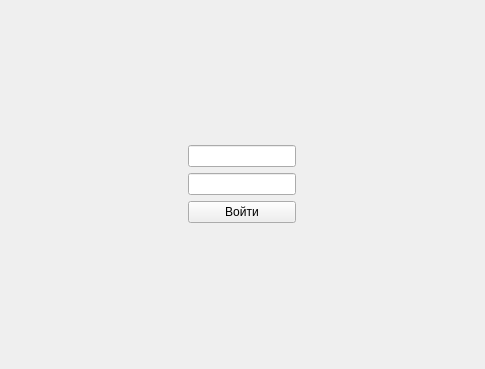
<?xml version="1.0" encoding="UTF-8"?>
<ui version="4.0">
 <class>FormAuthorization</class>
 <widget class="QWidget" name="FormAuthorization">
  <property name="geometry">
   <rect>
    <x>0</x>
    <y>0</y>
    <width>485</width>
    <height>369</height>
   </rect>
  </property>
  <property name="windowTitle">
   <string>Form</string>
  </property>
  <property name="autoFillBackground">
   <bool>false</bool>
  </property>
  <property name="styleSheet">
   <string notr="true"/>
  </property>
  <layout class="QVBoxLayout" name="verticalLayout_3">
   <item alignment="Qt::AlignHCenter|Qt::AlignVCenter">
    <widget class="QWidget" name="holderWidget" native="true">
     <layout class="QVBoxLayout" name="verticalLayout">
      <item>
       <widget class="QLineEdit" name="loginLineEdit"/>
      </item>
      <item>
       <widget class="QLineEdit" name="passwordLineEdit">
        <property name="echoMode">
         <enum>QLineEdit::Password</enum>
        </property>
       </widget>
      </item>
      <item>
       <widget class="QPushButton" name="enterPushButton">
        <property name="text">
         <string>Войти</string>
        </property>
       </widget>
      </item>
     </layout>
    </widget>
   </item>
  </layout>
 </widget>
 <resources/>
 <connections/>
</ui>
